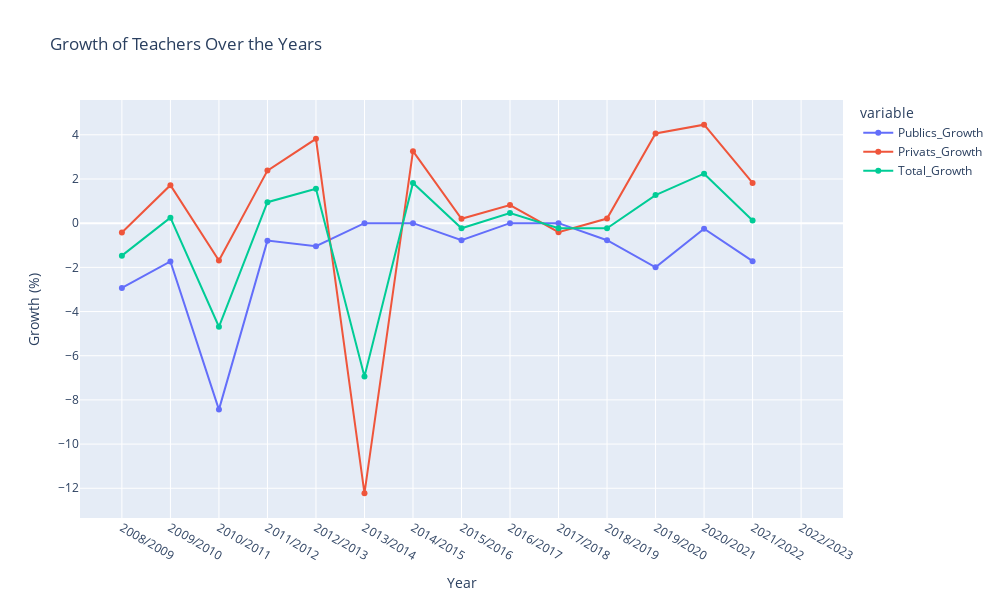

The code cell stored with this chart in its notebook:
### Code cell
# Plotting 1: Year-on-Year Growth
fig1 = px.line(centers_1,
              x="Curs",
              y=["Publics_Growth", "Privats_Growth", "Total_Growth"],
              markers=True,
              title="Growth of Teachers Over the Years",
               labels={"Publics_Growth": "Public Teachers Growth (%)",
                      "Privats_Growth": "Private Teachers Growth (%)",
                      "Total_Growth": "Total Growth (%)"},
              category_orders={'Curs': sorted_years})  # Sort x-axis in ascending order)

fig1.update_layout(
    xaxis_title="Year",
    yaxis_title="Growth (%)",
    width=1000,
    height=600
)

# Show the plot
fig1.show()

### Figure 1 — Plotly figure (JSON) as saved in the notebook; plotly's stock layout.template omitted (floating-point values rounded to 4 significant figures)
{"data": [{"hovertemplate": "variable=Publics_Growth<br>Curs=%{x}<br>value=%{y}<extra></extra>", "legendgroup": "Publics_Growth", "line": {"color": "#636efa", "dash": "solid"}, "marker": {"symbol": "circle"}, "mode": "lines+markers", "name": "Publics_Growth", "orientation": "v", "showlegend": true, "type": "scatter", "x": ["2022/2023", "2021/2022", "2020/2021", "2019/2020", "2018/2019", "2017/2018", "2016/2017", "2015/2016", "2014/2015", "2013/2014", "2012/2013", "2011/2012", "2010/2011", "2009/2010", "2008/2009"], "xaxis": "x", "y": [null, -1.72, -0.25, -2, -0.77, 0, 0, -0.77, 0, 0, -1.04, -0.79, -8.44, -1.73, -2.93], "yaxis": "y"}, {"hovertemplate": "variable=Privats_Growth<br>Curs=%{x}<br>value=%{y}<extra></extra>", "legendgroup": "Privats_Growth", "line": {"color": "#EF553B", "dash": "solid"}, "marker": {"symbol": "circle"}, "mode": "lines+markers", "name": "Privats_Growth", "orientation": "v", "showlegend": true, "type": "scatter", "x": ["2022/2023", "2021/2022", "2020/2021", "2019/2020", "2018/2019", "2017/2018", "2016/2017", "2015/2016", "2014/2015", "2013/2014", "2012/2013", "2011/2012", "2010/2011", "2009/2010", "2008/2009"], "xaxis": "x", "y": [null, 1.82, 4.46, 4.06, 0.21, -0.41, 0.82, 0.2, 3.26, -12.23, 3.82, 2.38, -1.69, 1.72, -0.42], "yaxis": "y"}, {"hovertemplate": "variable=Total_Growth<br>Curs=%{x}<br>value=%{y}<extra></extra>", "legendgroup": "Total_Growth", "line": {"color": "#00cc96", "dash": "solid"}, "marker": {"symbol": "circle"}, "mode": "lines+markers", "name": "Total_Growth", "orientation": "v", "showlegend": true, "type": "scatter", "x": ["2022/2023", "2021/2022", "2020/2021", "2019/2020", "2018/2019", "2017/2018", "2016/2017", "2015/2016", "2014/2015", "2013/2014", "2012/2013", "2011/2012", "2010/2011", "2009/2010", "2008/2009"], "xaxis": "x", "y": [null, 0.12, 2.24, 1.27, -0.23, -0.23, 0.46, -0.23, 1.82, -6.94, 1.56, 0.95, -4.69, 0.25, -1.47], "yaxis": "y"}], "layout": {"height": 600, "legend": {"title": {"text": "variable"}, "tracegroupgap": 0}, "title": {"text": "Growth of Teachers Over the Years"}, "width": 1000, "xaxis": {"anchor": "y", "autorange": true, "categoryarray": ["2008/2009", "2009/2010", "2010/2011", "2011/2012", "2012/2013", "2013/2014", "2014/2015", "2015/2016", "2016/2017", "2017/2018", "2018/2019", "2019/2020", "2020/2021", "2021/2022", "2022/2023"], "categoryorder": "array", "domain": [0, 1], "range": [-0.8646, 14.86], "title": {"text": "Year"}, "type": "category"}, "yaxis": {"anchor": "x", "autorange": true, "domain": [0, 1], "range": [-13.35, 5.577], "title": {"text": "Growth (%)"}, "type": "linear"}}}
